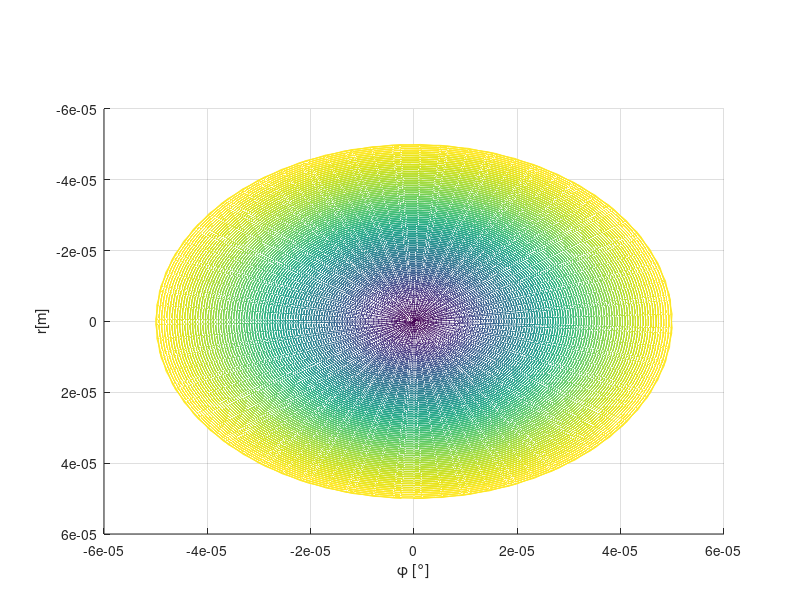

The MATLAB script that drew this image: (Note: this script raises an error after producing the figure.)
clear all;
clf;

% % % Simulación del modelo de haz de luz
c = 3e8;
eps0 = 8.85* (10^-12); %%Epsilon al vacío
epsr = 4.7; %Permitividad relativa
eps = eps0*epsr;

miu0 = 4*pi*(10^-7);
miur = 1;
miu = miu0*miur;

%%Para el núcleo
a = 50e-6; %radio del núcleo
r = 0 : 0.5e-6 : a; %radio
phi = 0: 0.188: 6*pi;
%%%%%%%%%%%%%%%%%%%%%%%%%%%%%%%%%%%
[PHI1,R1] = meshgrid(phi,r);
v = 1/sqrt(miu*eps);
%%Aplicando las condiciones en frontera para el modo TMnm (Hz=0,fc=)
pnm = [
    2.4 3.8 5.1 6.18;
    5.52 7.01 8.4 9.2;
    8.65 10.17 11.6 13.01;
    11.7 13.3 14.79 16.2
    ];

n = 0;
m = 1;

for n = 1: 4
   for m = 1: 3
       
        fc_TMnm = (pnm(n,m)*v)/(2*pi*a);
        f0 = fc_TMnm + 200e9; %Para f0>fc_TMnm pero f0 < al siguiente modo fcTMnm
        omega = 2*pi*f0;

        lambdac_TMnm = v/(fc_TMnm);
        BetaLambda_TMnm = omega*sqrt(eps*miu)*sqrt(1-((fc_TMnm/f0)^2));
        omegac = 2*pi*fc_TMnm; %Frecuencia de corte (Pasa alto) del modo TM01
        kc = pnm(n,m)/a;
        h_TMnm = kc;
        X_TMnm = h_TMnm.*r;
        z_TMnm = lambdac_TMnm*2; %Multiplos del doble de la longitud de onda, z = 0-5m,0-10m,0-100m (dependiendo)

        t_TMnm = 1;

        coeficiente = i*((miu/eps)^(1/2))*(f0/fc_TMnm);

        for ind = 1:length(X_TMnm)
            for jnd = 1:length(phi)
                Ephi_TMnm(ind,jnd) = coeficiente*((besselj((n-1),X_TMnm(ind))) - (besselj((n),X_TMnm(ind))))*(cos((n-1)*phi(jnd)) - sin((n-1)*phi(jnd))) * exp(i*BetaLambda_TMnm*z_TMnm);
            end
        end


        [x3,y3,z3] = pol2cart(PHI1,R1,real(Ephi_TMnm));

        figure();
        mesh(x3,y3,z3);
        view(90,90);
        xlabel('r[m]');
        ylabel('\phi [°]');
        zlabel("E_r{TM"+(n-1)+m+"}");
        title("E_r{TM"+(n-1)+m+"}, z ="+z_TMnm+"m, t = "+t_TMnm+"s");
   end
end




